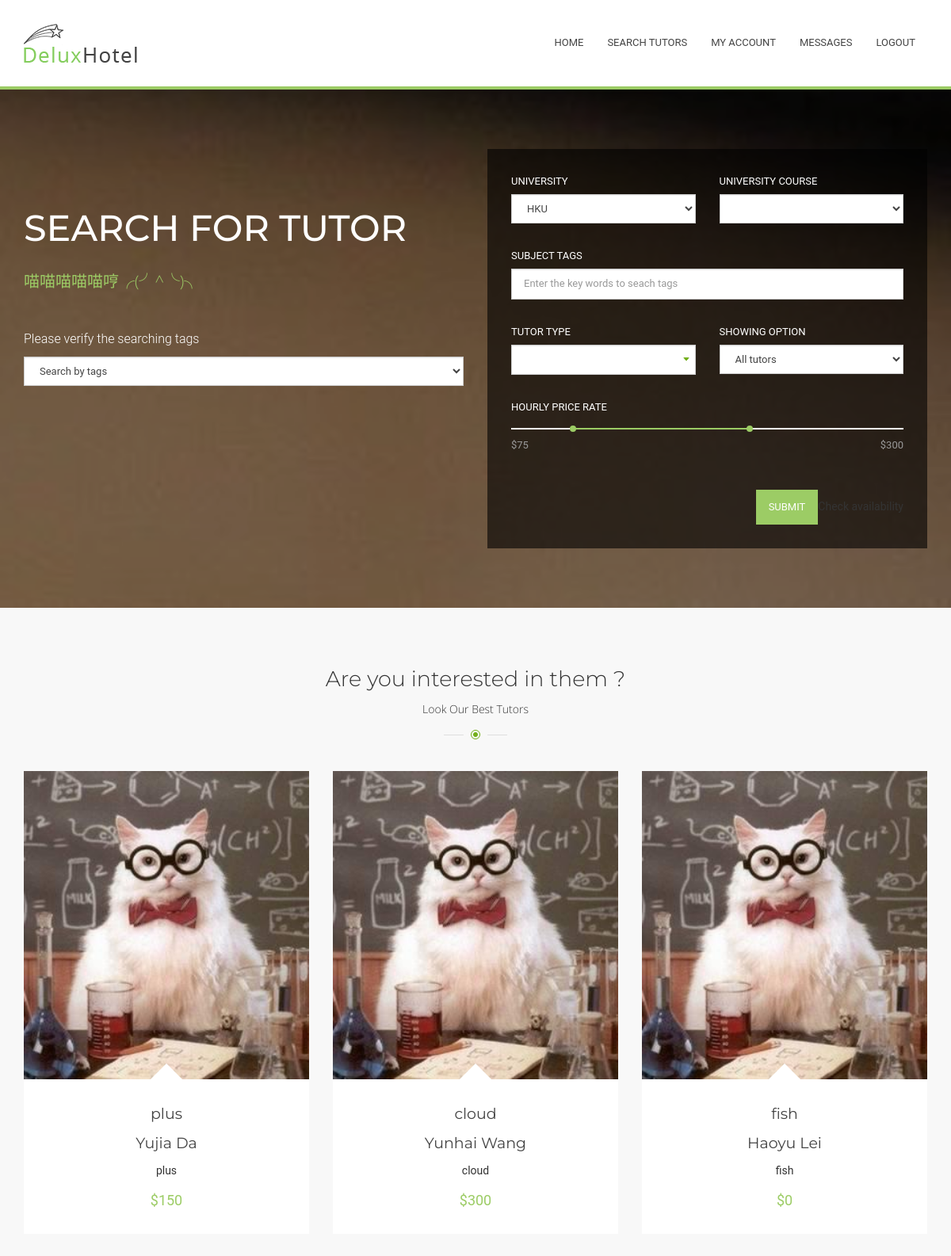
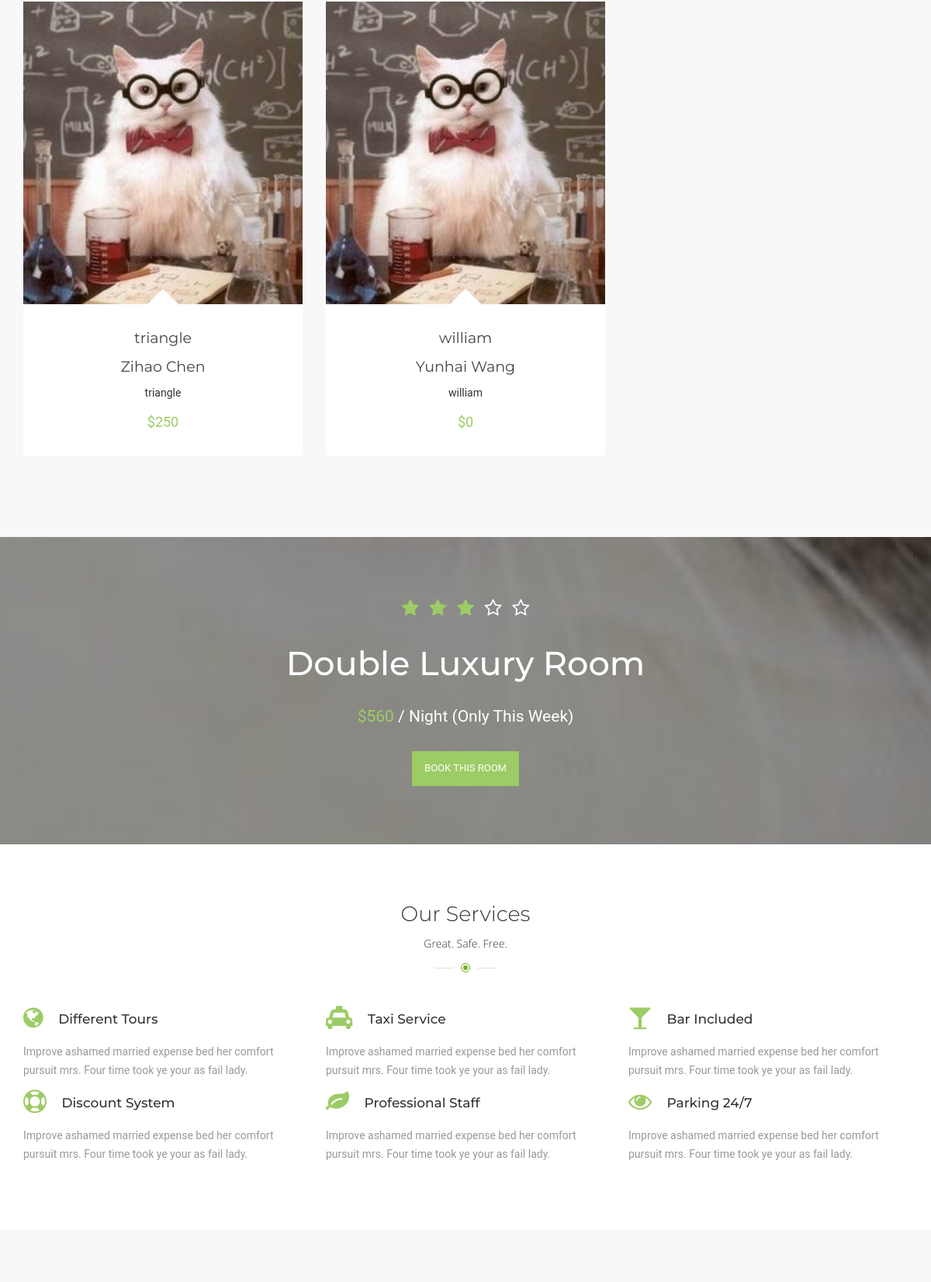
Page /Tutorial/3/ (signed in, upper part) on the committed database (2 pictures, top to bottom).
### Tutorial/models.py (models this page shows, shortened)
class Tutor(models.Model):
    myuser = models.ForeignKey(MyUser, on_delete=models.CASCADE,null=True)
    timeslot = models.CharField(max_length=672, default="111111111111111111111111111111111111111111111111111111111111111111111111111111111111111111111111111111111111111111111111111111111111111111111111111111111111111111111111111111111111111111111111111111111111111111111111111111111111111111111111111111111111111111111111111111111111111111111111111111111111111111111111111111111111111111111111") #for private tutor todo: should update every half an hour
    hourly_rate = models.IntegerField(default=0) #todo: eight digit for student so can tell if he have
    def __str__(self):
        if self.myuser is None:
            return "null"
        else:
            return self.myuser.user.username

class MyUser(models.Model):
    user = models.ForeignKey(User, on_delete = models.CASCADE )
    wallet = models.ForeignKey(Wallet, on_delete = models.CASCADE)

### Tutorial/views.py (the view)
# urls.py: url(r'^(?P<myuser_id>[0-9]+)/$', views.index, name='index'),
def index(request, myuser_id):
    if not request.user.is_authenticated(): #visitor or client
        return render(request, 'home.html')
    if not MyUser.objects.filter(user=request.user):
        HttpResponseRedirect('/Tutorial/admin/')
    myuser = MyUser.objects.get(user=request.user)  # myuser = get_object_or_404(MyUser, pk=myuser_id)
    all_tutors = Tutor.objects.all()
    private_tutors = PrivateTutor.objects.all()
    zipped = zip(all_tutors, all_tutors)
    params = {"user": myuser, "latest_Tutor_list": all_tutors, "tutors": zipped}
    return render(request, 'searchtutors/index.html', params)

### Tutorial/templates/searchtutors/index.html (shortened to what this page needs)
{% extends "Menu.html" %}
{% block content %}
     <section class="bg-parallax parallax-window" onload="getValue();">
        <div class="overlay"></div>
        <div class="container">
          <div class="row">
            <div class="col-lg-6 col-md-6 col-sm-12 col-xs-12">
              <div class="parallax-text">
                <h2 class="parallax_t __white">Search For Tutor</h2>
                <h2 class="parallax_t __green">喵喵喵喵喵哼╭(╯^╰)╮</h2>
                <p>Please verify the searching tags</p>
                  <select class="form-control __plannerSelect" onchange="modeChange(this)" name="selectMode">
                      <option value="1" selected='selected'id="byTags">Search by tags</option>
                  </select>
              </div>
            </div>
            <div class="col-lg-6 col-md-6 col-sm-12 col-xs-12 planner">
              <div class="planner-block" id="planner" value="testing">
                <form class="form-planner form-horizontal" id="SearchByTag" action="{% url 'Tutorial:search_tutor_tag' user.id %}" method="get" >
                  <div class="row" >
                    <div class="col-lg-6 col-md-6 col-sm-12 col-xs-12">
                      <div class="form-group">
                        <label>University</label>
                        <select class="form-control __plannerSelect" name="university">
                              <option value="">HKU</option>
                        </select>
                      </div>
                    </div>
                    <div class="col-lg-6 col-md-6 col-sm-12 col-xs-12">
                      <div class="form-group">
                        <label>University course</label>
                        <select class="form-control __plannerSelect" name="course">
                              <option  value=""></option>
                              <option  value="COMP3297">COMP 3297</option>
                        </select>
                      </div>
                    </div>
                  </div>
                  <div class="row">
                    <div class="col-lg-12 col-md-12 col-sm-12 col-xs-12">
                      <div class="form-group">
                          <label id="tags">Subject Tags</label>
                          <input type="text" class="form-control" placeholder="Enter the key words to seach tags" id="subjectTags" name="tags" action="">
                      </div>
                    </div>
                  </div>
                  <div class="row">
                    <div class="col-lg-6 col-md-6 col-sm-12 col-xs-12">
                      <div class="form-group">
                          <label>Tutor Type</label>
                          <div class="theme-select">
                            <select class="form-control __plannerSelect" name="type" >
                                <option value=""></option>
                              <option  value="PrivateTutor">Private Tutor</option>
                            </select>
                          </div>
                        </div>
                      </div>
                    <div class="col-lg-6 col-md-6 col-sm-6 col-xs-12">
                      <div class="form-group">
                          <label>Showing Option </label>
                           <select class="form-control __plannerSelect" name="option">
                              <option  value="AllTutors">All tutors</option>
                            </select>
                        </div>
                      </div>
                  </div>
                  <div class="row">
                    <div class="col-lg-12 col-md-12 col-sm-12">
                      <div class="form-group">
                          <label>Hourly Price Rate</label>
                          <div id="slider-range"></div>
                          <div id="amount"><span id="amount1"></span><span id="amount2"></span></div>
                        </div>
                      </div>
                  </div>
                  <div class="row">
                    <div class="col-lg-12 col-md-12 col-sm-12">
                      <div class="planner-check-availability">
                        <input type="submit"  class="btn btn-default">Check availability</input>
                      </div>
                    </div>
                  </div>
                </form>
              </div>
            </div>
          </div>
        </div>
    </section>
    <section class="best-tutor">
      <div class="container">
        <div class="title-main">
          <h2 class="h2">Are you interested in them ?<span class="title-secondary">Look Our Best Tutors</span></h2>
        </div>
        <div class="best-tutor-carousel">
          <ul class="row best-tutor_ul">
              {%for Tutor,Tags in tutors%}
            <li class="col-lg-4 col-md-4 col-sm-6 col-xs-12 best-tutor_li">
              <div class="best-tutor_img">
                <a href="{% url 'Tutorial:tutorpage' user.id Tutor.id %}"><img src="/static/bootstrap/images/best-rooms/1.jpg" alt=""></a>
              </div>
              <div class="best-tutor-info">
                  <div class="best-tutor_t"><a href="{% url 'Tutorial:tutorpage' user.id Tutor.id %}">{{ Tutor.myuser.user.username }}</a></div>
                <div class="best-tutor_t"><a href="{% url 'Tutorial:tutorpage' user.id Tutor.id %}">{{Tutor.myuser.user.first_name}} {{Tutor.myuser.user.last_name}}</a></div>
                <div class="best-tutor_desc">{{ Tags }}
                </div>
                <div class="best-tutor_rate">
                  <span>${{Tutor.hourly_rate}}</span>
                </div>
              </div>
            </li>
              {% endfor %}
          </ul>
        </div>
      </div>
    </section>
      <section class="banner bg-parallax2">
        <div class="overlay"></div>
      <div class="banner-parallax">
        <div class="container">
          <div class="text-center">
            <div class="banner-parallax_raiting">
              <a href="#"><span class="star __selected"></span></a>
              <a href="#"><span class="star __selected"></span></a>
              <a href="#"><span class="star __selected"></span></a>
              <a href="#"><span class="star"></span></a>
              <a href="#"><span class="star"></span></a>
            </div>
            <h2 class="banner-parallax_t">Double Luxury Room</h2>
            <div class="banner-parallax_price"><span>$560</span> / Night (Only This Week)</div>
            <a href="#" class="btn btn-default">Book this room</a>
          </div>
        </div>
      </div>
    </section>
    <section class="section">
      <div class="container">
        <div class="title-main"><h2 class="h2">Our Services<span class="title-secondary">Great. Safe. Free.</span></h2></div>
        <div class="row">
          <div class="col-lg-4 col-md-4 col-sm-6">
            <h3 class="service_title"><i class="fa fa-globe"></i> Different Tours</h3>
            <p>Improve ashamed married expense bed her comfort pursuit mrs. Four time took ye your as fail lady.</p>
          </div>
          <div class="col-lg-4 col-md-4 col-sm-6">
            <h3 class="service_title"><i class="fa fa-taxi"></i> Taxi Service</h3>
            <p>Improve ashamed married expense bed her comfort pursuit mrs. Four time took ye your as fail lady.</p>
          </div>
          <div class="col-lg-4 col-md-4 col-sm-6">
            <h3 class="service_title"><i class="fa fa-glass"></i> Bar Included</h3>
            <p>Improve ashamed married expense bed her comfort pursuit mrs. Four time took ye your as fail lady.</p>
          </div>
          <div class="col-lg-4 col-md-4 col-sm-6">
            <h3 class="service_title"><i class="fa fa-life-ring"></i> Discount System</h3>
            <p>Improve ashamed married expense bed her comfort pursuit mrs. Four time took ye your as fail lady.</p>
          </div>
          <div class="col-lg-4 col-md-4 col-sm-6">
            <h3 class="service_title"><i class="fa fa-leaf"></i> Professional Staff</h3>
            <p>Improve ashamed married expense bed her comfort pursuit mrs. Four time took ye your as fail lady.</p>
          </div>
          <div class="col-lg-4 col-md-4 col-sm-6">
            <h3 class="service_title"><i class="fa fa-eye"></i> Parking 24/7</h3>
            <p>Improve ashamed married expense bed her comfort pursuit mrs. Four time took ye your as fail lady.</p>
          </div>
        </div>
      </div>
    </section>
    <section class="testimonials">
    </section>
{% endblock %}

### rows in the picture
Tutor: myuser.user.username "plus", myuser.user.first_name "Yujia", myuser.user.last_name "Da", myuser.username "plus", hourly_rate "150"
Tutor: myuser.user.username "cloud", myuser.user.first_name "Yunhai", myuser.user.last_name "Wang", myuser.username "cloud", hourly_rate "300"
Tutor: myuser.user.username "fish", myuser.user.first_name "Haoyu", myuser.user.last_name "Lei", myuser.username "fish", hourly_rate "0"
Tutor: myuser.user.username "triangle", myuser.user.first_name "Zihao", myuser.user.last_name "Chen", myuser.username "triangle", hourly_rate "250"
Tutor: myuser.user.username "william", myuser.user.first_name "Yunhai", myuser.user.last_name "Wang", myuser.username "william", hourly_rate "0"
